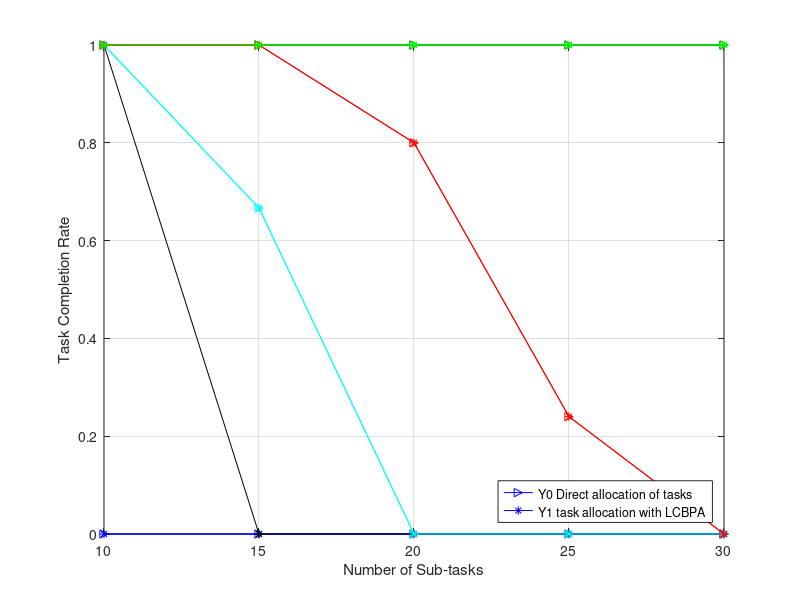

Reproduce this figure in MATLAB.
% Completion comparison with 
% or without the algoritm.
% 
clc;
clear;


x=[10 15 20 25 30];
Y0100=[0 0 0 0 0];
Y0150=[1 0 0 0 0];
Y0200=[1 0.6667 0 0 0];
Y0400=[1 1 0.8 0.24 0];
Y0500=[1 1 1 1 1];

Y1100=[0 0 0 0 0];
Y1150=[1 0 0 0 0];
Y1200=[1 0.6667 0 0 0];
Y1400=[1 1 0.8 0.24 0];
Y1500=[1 1 1 1 1];
figure
 h1 = plot(x,Y0100,'->blue'); hold on;
      plot(x,Y0500,'->black');hold on;
      plot(x,Y0200,'->c');    hold on;
      plot(x,Y0400,'->red');  hold on;
      plot(x,Y0500,'->green');
 h2 = plot(x,Y1100,'-*blue'); hold on;
      plot(x,Y1150,'-*black');hold on;
      plot(x,Y1200,'-*c');    hold on;
      plot(x,Y1400,'-*red');   hold on;
      plot(x,Y1500,'-*green');
      
 xlabel('Number of Sub-tasks');
 ylabel('Task Completion Rate');
 
%set(gca,'YTickLabel',{'0','20%','40%','60%','80%','100%',' '})
grid on;
%axis([100,520,0,1.2])
legend([h1,h2],'Y0 Direct allocation of tasks','Y1 task allocation with LCBPA','Location','SouthEast');
%([0,520,0,160]);
